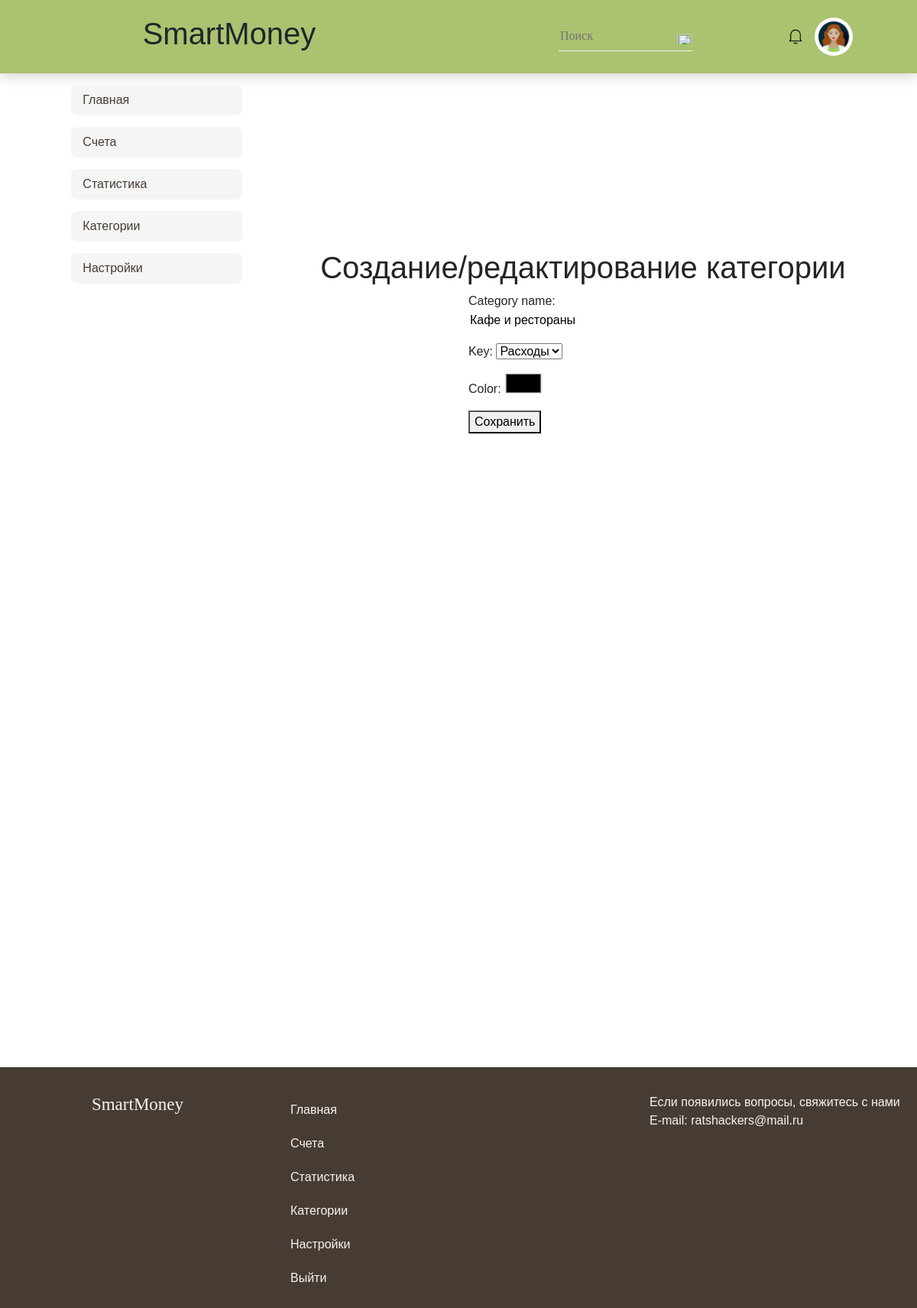
/users/categories/1/edit/ (signed in), run on the app's committed database.
### users/models.py (models this page shows, shortened)
class CategoryModel(models.Model):
    EXPENSES = 'Расходы'
    INCOME = 'Доходы'
    CATEGORY_TYPE_CHOICES = (
        (EXPENSES, 'Расходы'),
        (INCOME, 'Доходы'),
    )
    user = models.ForeignKey(AUTH_USER_MODEL, on_delete=models.CASCADE)
    category_name = models.CharField(max_length=100, blank=True)
    key = models.CharField(max_length=100, choices=CATEGORY_TYPE_CHOICES, default=EXPENSES, blank=True)
    color = models.CharField(max_length=7, default="#000000")

### users/views.py (the view)
# urls.py: path('categories/<int:category_id>/edit/', category_edit, name='category_edit'),
@login_required
def category_edit(request, category_id):
    category = get_object_or_404(CategoryModel, id=category_id, user=request.user)
    if request.method == 'POST':
        form = CategoryForm(request.POST, request.FILES, instance=category)
        if form.is_valid():
            category = form.save()
            return redirect('category_list')
    else:
        form = CategoryForm(instance=category)
    context = {
        'form': form,
        'category': category
    }
    return render(request, 'profile/categories/category_form.html', context)

### users/forms.py
class CategoryForm(forms.ModelForm):
    class Meta:
        model = CategoryModel
        fields = ('category_name', 'key', 'color')
        widgets = {
            'color': forms.TextInput(attrs={'type': 'color'}),
        }

### users/templates/users/profile/categories/category_form.html (shortened to what this page needs)
{% extends 'users/profile/categories/category_base.html' %}
{% load static %}
{% block head %}
  <link href="https://cdn.jsdelivr.net/npm/bootstrap@5.0.2/dist/css/bootstrap.min.css" rel="stylesheet"
>
  <link rel="stylesheet" href="{% static 'css/styleCategory.css' %}">
{% endblock %}
{% block content %}
    <main>
        <h1>Создание/редактирование категории</h1>
        <form method="post" enctype="multipart/form-data">
            {{ form.as_p }}
            <button type="submit">Сохранить</button>
        </form>
    </main>
{% endblock %}

### users/static/css/styleCategory.css (style rules this page uses)
* { box-sizing: border-box; }
body { margin: 0; font-family: Arial, sans-serif; }
form { justify-content: center; margin: 0 auto; width: 300px; }
input { border: none; outline: none; border-radius: 3px; }

### data on the page
CategoryModel: category_name "Кафе и рестораны", key "Расходы", color "#000000"
